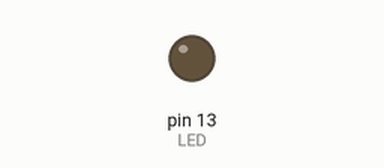
Simulated run of this sketch. Board: Arduino Uno, built with avr-gcc and run on an emulated ATmega328P. Shown: output pins drawn as LEDs (lit = HIGH).

Above: at 1.3 s.
At 4.17 s:
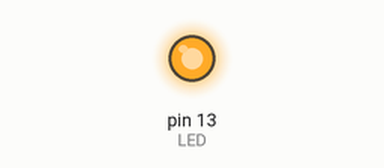
Timing chart, 0 to 4.5 s (numbered marks = the images above):
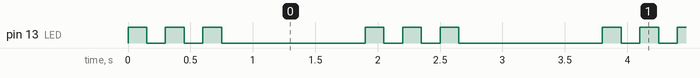

The sketch:

blink_repte.ino
```cpp
/*
  SA1 - blink_repte.ino  (SOLUCIO del repte)
  Repte: 3 parpellejos rapids seguits d'una pausa llarga, repetint-se.
  Mostra l'us d'un bucle for i de variables per als temps.
  Connexions: vegeu SA1_esquemes_connexions.md (apartat 2).
  Ampliacio posterior: blink_millis.ino (sense delay) i sos_morse.ino (funcions).
  Quan: S3 - repte
*/

const int LED = 13;
const int T_RAPID = 150;    // durada del parpelleig rapid (ms)
const int T_PAUSA = 1000;   // durada de la pausa llarga (ms)

void setup() {
  pinMode(LED, OUTPUT);
}

void loop() {
  // 3 parpellejos rapids amb un bucle for
  for (int i = 0; i < 3; i++) {
    digitalWrite(LED, HIGH);
    delay(T_RAPID);
    digitalWrite(LED, LOW);
    delay(T_RAPID);
  }
  // Pausa llarga abans de tornar a comencar
  delay(T_PAUSA);
}
```

Measured:
- by itself, pin 13 (LED): repeats every 1.9 s: 2 × (LOW 0.15 s, HIGH 0.15 s), LOW 1.2 s, HIGH 0.15 s
- by itself, everything shown: repeats every 1.9 s, in 6 steps
